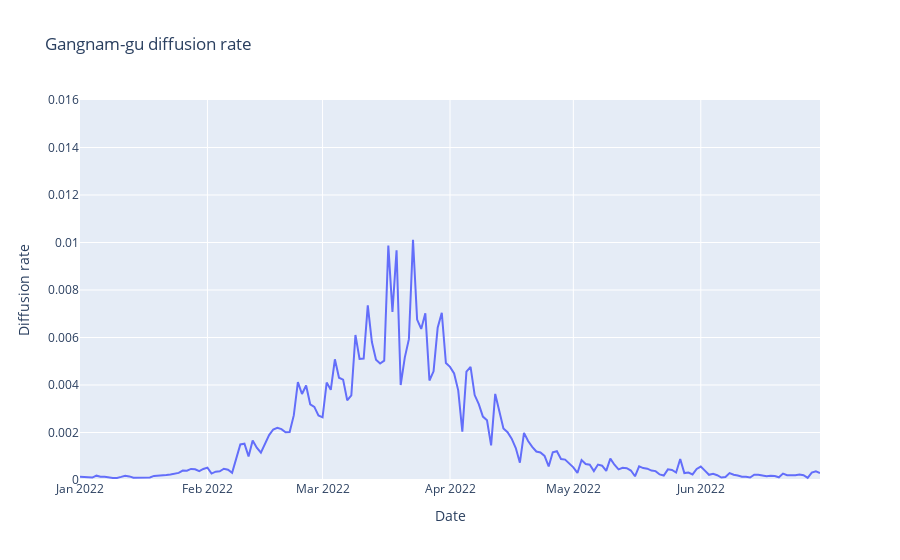

Notebook code cell kept with this figure:
### Markdown cell above
### Districts with high socioeconomic development

### Code cell
fig = px.line(districts_diffusion_rate, x="Date", y="Gangnam-gu", title='Gangnam-gu diffusion rate')
fig.update_layout(yaxis_range=[0,0.016], yaxis_title="Diffusion rate")
fig.show()

### Figure 1 — Plotly figure (JSON) as saved in the notebook; plotly's stock layout.template omitted (floating-point values rounded to 4 significant figures; data arrays with more than 128 entries replaced by an {"elided": "..."} marker saying what was removed)
{"data": [{"hovertemplate": "Date=%{x}<br>Gangnam-gu=%{y}<extra></extra>", "legendgroup": "", "line": {"color": "#636efa", "dash": "solid"}, "marker": {"symbol": "circle"}, "mode": "lines", "name": "", "orientation": "v", "showlegend": false, "type": "scatter", "x": {"elided": "181 str values"}, "xaxis": "x", "y": {"elided": "181 float values"}, "yaxis": "y"}], "layout": {"legend": {"tracegroupgap": 0}, "title": {"text": "Gangnam-gu diffusion rate"}, "xaxis": {"anchor": "y", "domain": [0, 1], "title": {"text": "Date"}}, "yaxis": {"anchor": "x", "domain": [0, 1], "range": [0, 0.016], "title": {"text": "Diffusion rate"}}}}
